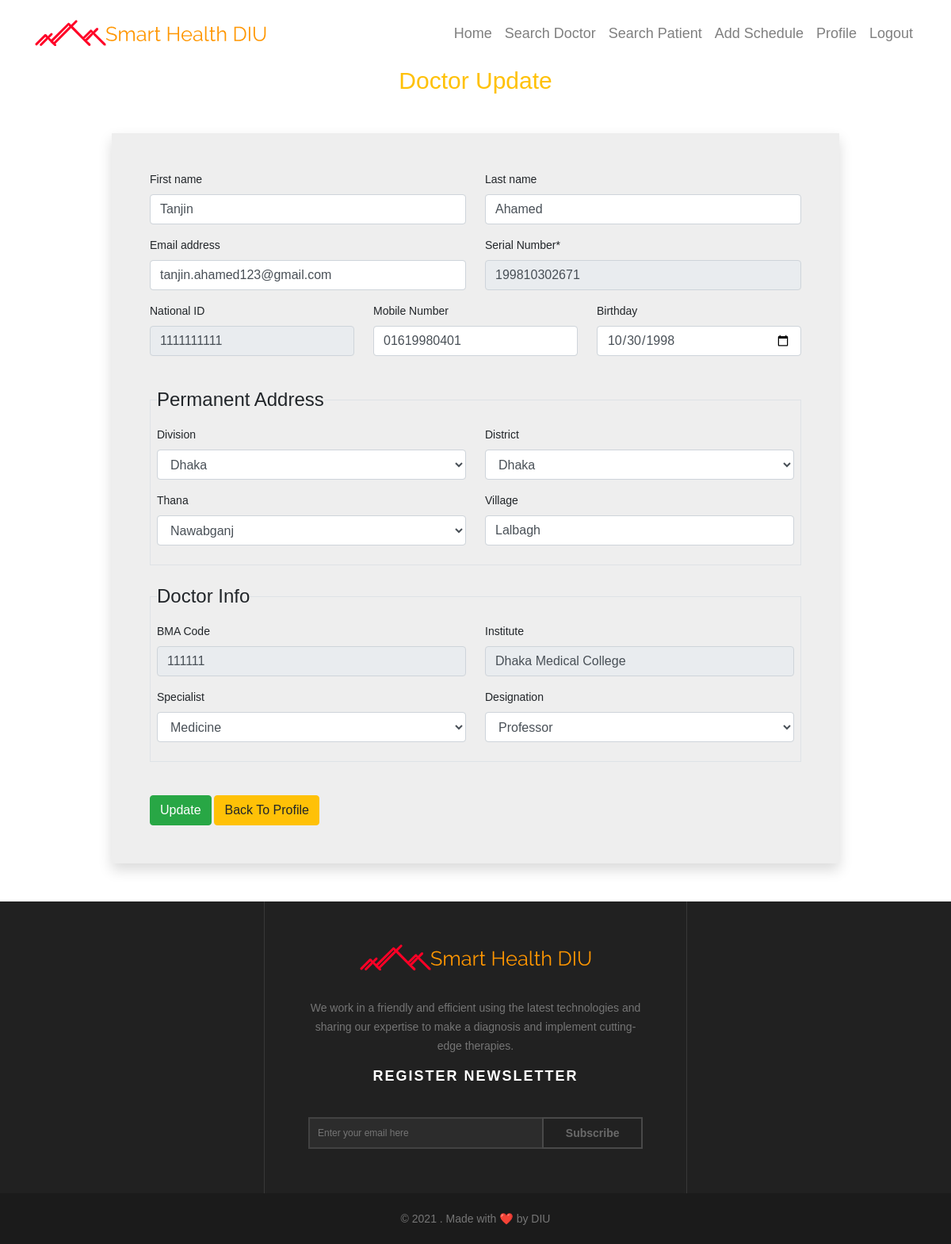
/doctor/27/update/ex (signed in), run on the app's committed database.
### users/models.py (models this page shows, shortened)
class User(AbstractUser):
    USER_TYPE_CHOICES = (
        (1, 'admin'),
        (2, 'doctor'),
        (3, 'patients'),
        (4, 'Manager'),
    )
    VERIFY_STATUS = (
        ('yes', 'yes'),
        ('no', 'no')
    )
    GENDER_CHOICES = (
        ('Male', 'Male'),
        ('Female', 'Female'),
    )
    BG_CHOICES = (
        ('O+', 'O+'),
        ('O-', 'O-'),
        ('A+', 'A+'),
        ('A-', 'A-'),
        ('B+', 'B+'),
        ('B-', 'B-'),
        ('AB+', 'AB+'),
        ('AB-', 'AB-'),
    )
    DESIGNATION_CHOICES = (
        ('Professor', 'Professor'),
	    ('Associate Professor', 'Associate Professor'),
	    ('Assistant Professor', 'Assistant Professor'),
        ('Consultant', 'Consultant'),
	    ('Registras', 'Registras'),
	    ('Assistant Registras', 'Assistant Registras'),
	    ('IMO', 'IMO'),
        ('EMO', 'EMO'),
        ('RMO', 'RMO'),
        ('HMO', 'HMO'),
        ('Other', 'Other')
    )
    username = None
    sn = models.CharField(verbose_name='Serial Number', max_length=12, unique=True, error_messages={'required': 'Your Name is Required'})
    pm_division = models.ForeignKey(Division, verbose_name='Division', related_name='pm_division', on_delete=models.DO_NOTHING, null=True, blank=True)
    pm_district = models.ForeignKey(District, verbose_name='District', related_name='pm_district', on_delete=models.DO_NOTHING, null=True, blank=True)
    pm_thana = models.ForeignKey(Thana, verbose_name='Thana', related_name='pm_thana', on_delete=models.DO_NOTHING, null=True, blank=True)
    ps_division = models.ForeignKey(Division, verbose_name='Division', related_name='ps_division', on_delete=models.DO_NOTHING, null=True, blank=True)
    ps_district = models.ForeignKey(District, verbose_name='District', related_name='ps_district', on_delete=models.DO_NOTHING, null=True, blank=True)
    ps_thana = models.ForeignKey(Thana, verbose_name='Thana', related_name='ps_thana', on_delete=models.DO_NOTHING, null=True, blank=True)
    pm_village = models.CharField(verbose_name='Village',max_length=50, null=True, blank=True)
    ps_village = models.CharField(verbose_name='Village',max_length=50, null=True, blank=True)
    pm_union = models.CharField(verbose_name='Union',max_length=50, null=True, blank=True)
    ps_union = models.CharField(verbose_name='Union',max_length=50, null=True, blank=True)
    pm_ward = models.CharField(verbose_name='Ward',max_length=50, null=True, blank=True)
    ps_ward = models.CharField(verbose_name='Ward',max_length=50, null=True, blank=True)
    birthday = models.DateField(null=True, blank=True)
    image = models.ImageField(default='default.jpg', upload_to='users', null=True, blank=True)
    verified = models.CharField(max_length=10, choices=VERIFY_STATUS, null=True, default='no')
    user_type = models.PositiveIntegerField(choices=USER_TYPE_CHOICES, default=3, blank=True, null=True)
    mobile = models.CharField(verbose_name='Mobile Number', max_length=11, blank=True)
    payment = models.CharField(verbose_name='Payment Number', max_length=11, null=True, blank=True)
    nid = models.CharField(verbose_name='National ID', max_length=10, blank=True, null=True)
    bma = models.CharField(verbose_name='BMA Code', max_length=20, blank=True, null=True)
    institute = models.CharField(verbose_name='Institute', max_length=100, blank=True, null=True)
    designation = models.CharField(verbose_name='Designation', max_length=50, choices=DESIGNATION_CHOICES, blank=True, null=True)
    specialist = models.ForeignKey(Speciality, verbose_name='Specialist', blank=True, null=True, on_delete=models.CASCADE)
    father_name = models.CharField(verbose_name='Father\'s name', max_length=25, null=True, blank=True)
    mother_name = models.CharField(verbose_name='Mother\'s name', max_length=25, null=True, blank=True)
    father_mobile = models.CharField(verbose_name='Father\'s Mobile', max_length=11, null=True, blank=True)
    mother_mobile = models.CharField(verbose_name='Mother\'s Mobile', max_length=11, null=True, blank=True)
    bg = models.CharField(verbose_name='Blood Group', max_length=11, choices=BG_CHOICES, null=True, blank=True)
    gender = models.CharField(verbose_name='Select Gender', max_length=11, choices=GENDER_CHOICES, null=True, blank=True)
    USERNAME_FIELD = 'sn'

### users/views.py (the view, shortened to what this page needs)
# urls.py: path('doctor/<int:pk>/update/ex', DoctorExUpdateView.as_view(), name='doctor-update-ex'),
class DoctorExUpdateView(LoginRequiredMixin, UserPassesTestMixin, UpdateView):
    model = User
    form_class = ExUpdateForm
    template_name = 'users/doctor_updateex.html'
    def test_func(self):
        obj = self.get_object()
        if obj.id == self.request.user.id:
            return True

### users/forms.py
class ExUpdateForm(UserChangeForm):
    class Meta:
        model = User
        fields = ['first_name', 'last_name', 'email', 'sn', 'birthday', 'nid', 'mobile', 'bma', 'institute', 'image', 'father_name', 'father_mobile', 'mother_name', 'mother_mobile', 'bg', 'gender', 'pm_division', 'pm_district', 'pm_thana', 'ps_division', 'ps_district', 'ps_thana', 'pm_union', 'ps_union', 'pm_ward', 'ps_ward', 'pm_village', 'ps_village', 'payment', 'specialist', 'designation',]
        widgets = {
            'birthday' : DateInput(attrs={
            }),
            'nid' : forms.TextInput(attrs={
                'readonly' : True
            }),
            'bma' : forms.TextInput(attrs={
                'readonly' : True
            }),
            'institute' : forms.TextInput(attrs={
                'readonly' : True
            }),
            'sn' : forms.TextInput(attrs={
                'placeholder' : 'Auto generated',
                'readonly' : True
            }),
        }
    def __init__(self, *args, **kwargs):
        super().__init__(*args, **kwargs)
        self.fields['institute'].required = False

### users/models.py (called while the page is built)
    def __str__(self):
        return self.name

    def __str__(self):
        return self.name

    def __str__(self):
        return self.name

    def __str__(self):
        return self.name

### users/templates/users/doctor_updateex.html (shortened to what this page needs)
{% extends 'users/dashboard/base.html' %}
{% load crispy_forms_tags %}
{% block content %}
    <h3 class="text-center text-warning">Doctor Update</h3>
    <div class="row my-5">
        <form action="" method="POST" class="w-75 mx-auto p-5 shadow" style="background-color: #eee;" id="regForm" enctype="multipart/form-data" data-districts-url="{% url 'ajax_load_districts' %}" data-thanas-url="{% url 'ajax_load_thanas' %}" novalidate>
            <div class="row">
                <div class="col-md-6">
                    {{ form.first_name|as_crispy_field }}
                </div>
                <div class="col-md-6">
                    {{ form.last_name|as_crispy_field }}
                </div>
            </div>
            <div class="row">
                <div class="col-md-6">
                    {{ form.email|as_crispy_field }}
                </div>
                <div class="col-md-6">
                    {{ form.sn|as_crispy_field }}
                </div>
            </div>
            <div class="row">
                <div class="col-md-4">
                    {{ form.nid|as_crispy_field }}
                </div>
                <div class="col-md-4">
                    {{ form.mobile|as_crispy_field }}
                </div>
                <div class="col-md-4">
                    {{ form.birthday|as_crispy_field }}
                </div>
            </div>
            <br>
            <fieldset class="border p-2">
                <legend class="w-auto">Permanent Address</legend>
                <div class="row">
                    <div class="col-md-6">
                        {{ form.pm_division|as_crispy_field }}
                    </div>
                    <div class="col-md-6">
                        {{ form.pm_district|as_crispy_field }}
                    </div>
                    <div class="col-md-6">
                        {{ form.pm_thana|as_crispy_field }}
                    </div>
                    <div class="col-md-6">
                        {{ form.pm_village|as_crispy_field }}
                    </div>
                </div>
            </fieldset>
            <br>
            <fieldset class="border p-2">
                <legend class="w-auto">Doctor Info</legend>
                <div class="row">
                    <div class="col-md-6">
                        {{ form.bma|as_crispy_field }}
                    </div>
                    <div class="col-md-6">
                        {{ form.institute|as_crispy_field }}
                    </div>
                </div>
                <div class="row">
                    <div class="col-md-6">
                        {{ form.specialist|as_crispy_field }}
                    </div>
                    <div class="col-md-6">
                        {{ form.designation|as_crispy_field }}
                    </div>
                </div>
            </fieldset>
            <br>
            <br>
            <button type="submit" class="btn btn-success submit">Update</button>
            <a href="{% url 'user-profile' request.user.id %}" class="btn btn-warning">Back To Profile</a>
        </form>
    </div>
    {% endblock content %}

### users/static/dc/css/style.css (style rules this page uses)
* { margin: 0px; padding: 0px; }
body { background: #FFF; height: 100%; width: 100%; font-weight: normal; margin: 0px; padding: 0px; height: 100%; min-height: 100%; position: relative; font-size: 14px; font-family: 'Raleway', sans-serif; }
h1, h2, h3, h4, h5, h6 { font-weight: normal; color: #333333; }
h3 { font-size: 30px; }
a { -webkit-transition: all 0.4s ease-in-out; -moz-transition: all 0.4s ease-in-out; -o-transition: all 0.4s ease-in-out; -ms-transition: all 0.4s ease-in-out; transition: all 0.4s ease-in-out; text-decoration: none !important; }
a { text-decoration: none; color: #757575; }

### data on the page
User: first_name "Tanjin", last_name "Ahamed", email "tanjin.ahamed123@gmail.com", sn "199810302671", nid "1111111111", mobile "01619980401", birthday "10/30/1998", pm_division "Dhaka", pm_district "Dhaka", pm_thana "Nawabganj", pm_village "Lalbagh", bma "111111", institute "Dhaka Medical College", specialist "Medicine", designation "Professor"
